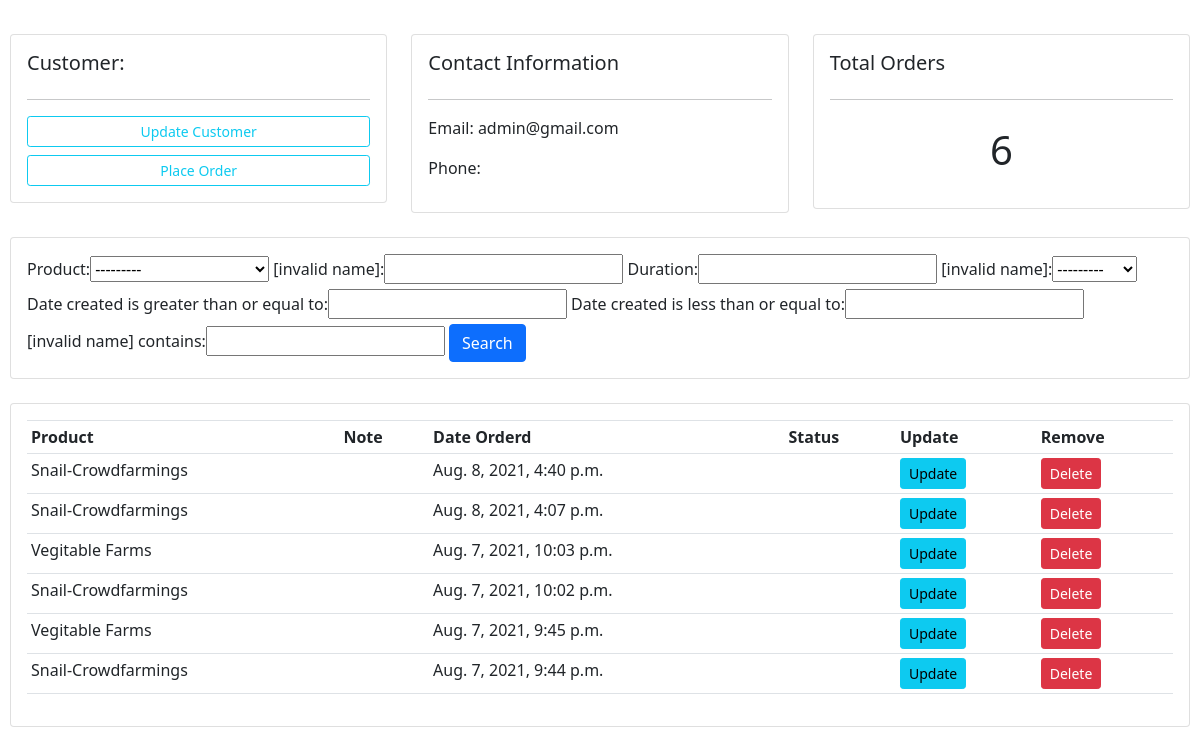
The app's page /customer/1/ (signed in) with its own data.
### core/models.py (models this page shows, shortened)
class Payment(models.Model):
    name = models.ForeignKey(Customer, null=True, blank=True, on_delete=models.CASCADE)
    product = models.ForeignKey(Product, null=True, blank=True, on_delete=models.CASCADE)
    duration = models.CharField(max_length=200, null=True)
    amount = models.PositiveIntegerField(default='0')
    email = models.EmailField(default=" ")
    ref = models.CharField(max_length=200)
    verified = models.BooleanField(default=False)
    date_created = models.DateTimeField(auto_now_add=True)
    class Meta:
        ordering = ("-date_created",)

### trisolace/models.py (models this page shows)
class Product(models.Model):
    CATEGORY = (
        ('Snail-Crowdfarmings', 'Snail-Crowdfarmings'),
        ('Vegitable Farms', 'Vegitable Farms'),
    )
    category = models.CharField(max_length=200, null=True, choices=CATEGORY)
    date_created = models.DateTimeField(auto_now_add=True, null=True)
    def __str__(self):
        return self.category

### trisolace/views.py (the view)
# urls.py: path('customer/<str:pk_test>/', views.customer, name="customer"),
def customer(request, pk_test):
    customer = Customer.objects.get(id=pk_test)
    orders = customer.payment_set.all()
    order_count = orders.count()
    get_user = request.user
    email= get_user.email
    phone= Customer.objects.all().filter(phone='phone')
    print(phone)
    myFilter = OrderFilter(request.GET, queryset=orders)
    orders = myFilter.qs
    context = {'customer': customer, 'orders': orders, 'order_count': order_count,
               'myFilter': myFilter, 'email': email}
    return render(request, 'trisolace/customer.html', context)

### trisolace/templates/trisolace/customer.html (shortened to what this page needs)
{% load static %}
<!DOCTYPE html>
<html>
<head>
	<link rel="stylesheet" href="https://stackpath.bootstrapcdn.com/bootstrap/4.3.1/css/bootstrap.min.css">
         <link href="https://cdn.jsdelivr.net/npm/bootstrap@5.0.0-beta2/dist/css/bootstrap.min.css" rel="stylesheet">
</head>
<body>
	<br>
<div class="row">
	<div class="col-md">
		<div class="card card-body">
			<h5>Customer:</h5>
			<hr>
			<a class="btn btn-outline-info  btn-sm btn-block" href="">Update Customer</a>
			<a class="btn btn-outline-info  btn-sm btn-block" href="">Place Order</a>
		</div>
	</div>
	<div class="col-md">
		<div class="card card-body">
			<h5>Contact Information</h5>
			<hr>
			<p>Email: {{email}}</p>
			<p>Phone: {{phone}}</p>
		</div>
	</div>
	<div class="col-md">
		<div class="card card-body">
			<h5>Total Orders</h5>
			<hr>
			<h1 style="text-align: center;padding: 10px">{{order_count}}</h1>
		</div>
	</div>
</div>
<br>
<div class="row">
	<div class="col">
		<div class="card card-body">
			<form method="get">
				{{myFilter.form}}
		    <button class="btn btn-primary" type="submit">Search</button>
		  </form>
		</div>
	</div>
</div>
<br>
<div class="row">
	<div class="col-md">
		<div class="card card-body">
			<table class="table table-sm">
				<tr>
					<th>Product</th>
					<th>Note</th>
					<th>Date Orderd</th>
					<th>Status</th>
					<th>Update</th>
					<th>Remove</th>
				</tr>
				{% for order in orders %}
				<tr>
					<td>{{order.product}}</td>
					<td>{{order.note}}</td>
					<td>{{order.date_created}}</td>
					<td>{{order.status}}</td>
					<td><a class="btn btn-sm btn-info" href="">Update</a></td>
					<td><a class="btn btn-sm btn-danger" href="">Delete</a></td>
				</tr>
				{% endfor %}
			</table>
		</div>
	</div>
</div>
</body>
</html>

### trisolace/templates/trisolace/customer.html (style rules this page uses)
body { background-color: #ffffff; padding: 10px }

### records on screen
Payment: product "Snail-Crowdfarmings", date_created "Aug. 8, 2021, 4:40 p.m."
Payment: product "Snail-Crowdfarmings", date_created "Aug. 8, 2021, 4:07 p.m."
Payment: product "Vegitable Farms", date_created "Aug. 7, 2021, 10:03 p.m."
Payment: product "Snail-Crowdfarmings", date_created "Aug. 7, 2021, 10:02 p.m."
Payment: product "Vegitable Farms", date_created "Aug. 7, 2021, 9:45 p.m."
Payment: product "Snail-Crowdfarmings", date_created "Aug. 7, 2021, 9:44 p.m."

### other values on screen
{{ email }} "admin@gmail.com"
{{ order_count }} "6"
